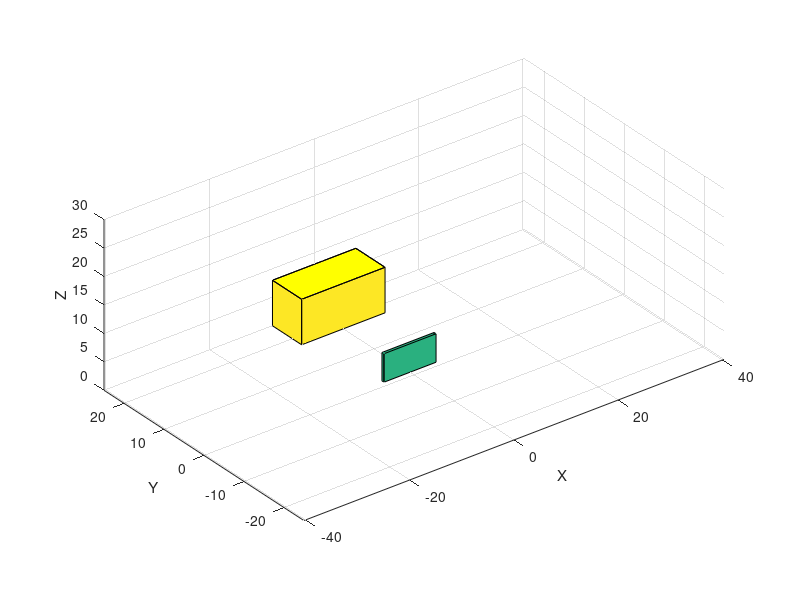

The MATLAB script that drew this image:
ballsWeightAndMass=[46.99,5.893,6.883185 ];
 	 
clear;

disp("Free Kick Simulator");

% Get input from the user
Vf1 = input('Enter velocity for the kick: '); % Velocity of the foot before Kick 
angle = input('Enter angle for the kick: ');

% Constant Variable
AD = 1.2;       % Air Density at Sea Level (kg/m^3)
DC = 0.8;       % Drag Coefficient
cross_section = 0.1;  % Cross section area of a soccer ball (varies in size)
G = 9.81;              % Gravity
D = AD * DC * cross_section; % Drag Calculation

ball_mass = 6.8;      % Mass of the Ball (varies in size)
foot_mass = 1.43;      % Mass of the Foot
e = 0.68;       % Coefficient 
Vf2 = 1;            % Velocity of the foot after Kick
Vb1 = 0;        % Velocity of the ball before Kick (Constant value 0)
Vb2 = (Vf1 * (foot_mass * (1+ e)) + Vb1 * (ball_mass - e * foot_mass)) / (foot_mass + ball_mass); % Velocity of the ball after Kick

%goal post
l =  8;                                                 % Length
w = 7.3;                                                 % Width
h = 8;                                                 % Height
X = [-1  -1   1   1  -1; -1  -1   1   1  -1]*l;
Y = [2.42  3.42   3.42  2.42  2.42; 2.42   3.42   3.42  2.42  2.42]*w;
Z = [ 1   1   1   1   1;  0   0   0   0   0]*h;
figure(1)
surf(X, Y, Z)                                           % Plot Walls post
hold on
patch(X(1,:), Y(1,:), Z(1,:), 'y')               


wX = [-1  -1   1   1  -1; -1  -1   1   1  -1]*5;
wY = [2  3   3  2  2; 2   3   3  2  2]*0.5;
wZ = [ 1   1   1   1   1;  0   0   0   0   0]*5;

surf(wX, wY, wZ)                                           % Plot Wall of meat
patch(X(1,:) + 15, Y(1,:) + 20, Z(1,:), 'y')            

grid on
axis equal
axis([-40.3  40.3 -25  25 0 30])
hold on

%Label Graph
xlabel('X');
ylabel('Y');
zlabel('Z');

y_initial = -25;


% Calculate the Velocity respect to angle
vx = -30;
v0y = Vb2 * cosd(angle);
v0z = Vb2 * sind(angle);
vz = v0z-G;

for t = 0:0.1:15 % Time
    % Calculate the position
    x = vx*t;
    y = y_initial+v0y.*t;
    z = v0z.*t-0.5*G*(t.^2);

    plot3(linspace(0,0,length(y)),y,z,'-b');
    drawnow limitrate;
end

% Then plot 3D




